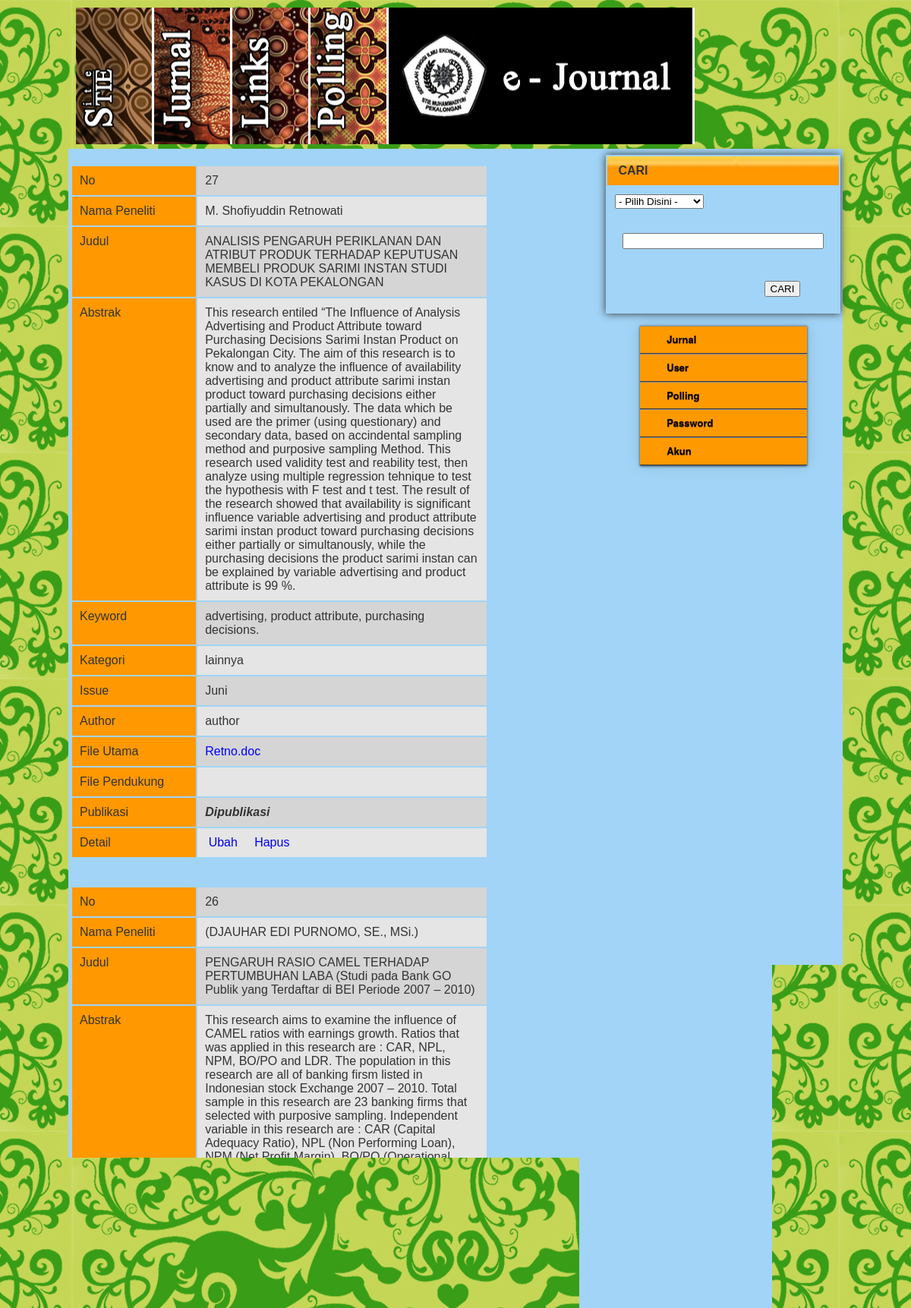
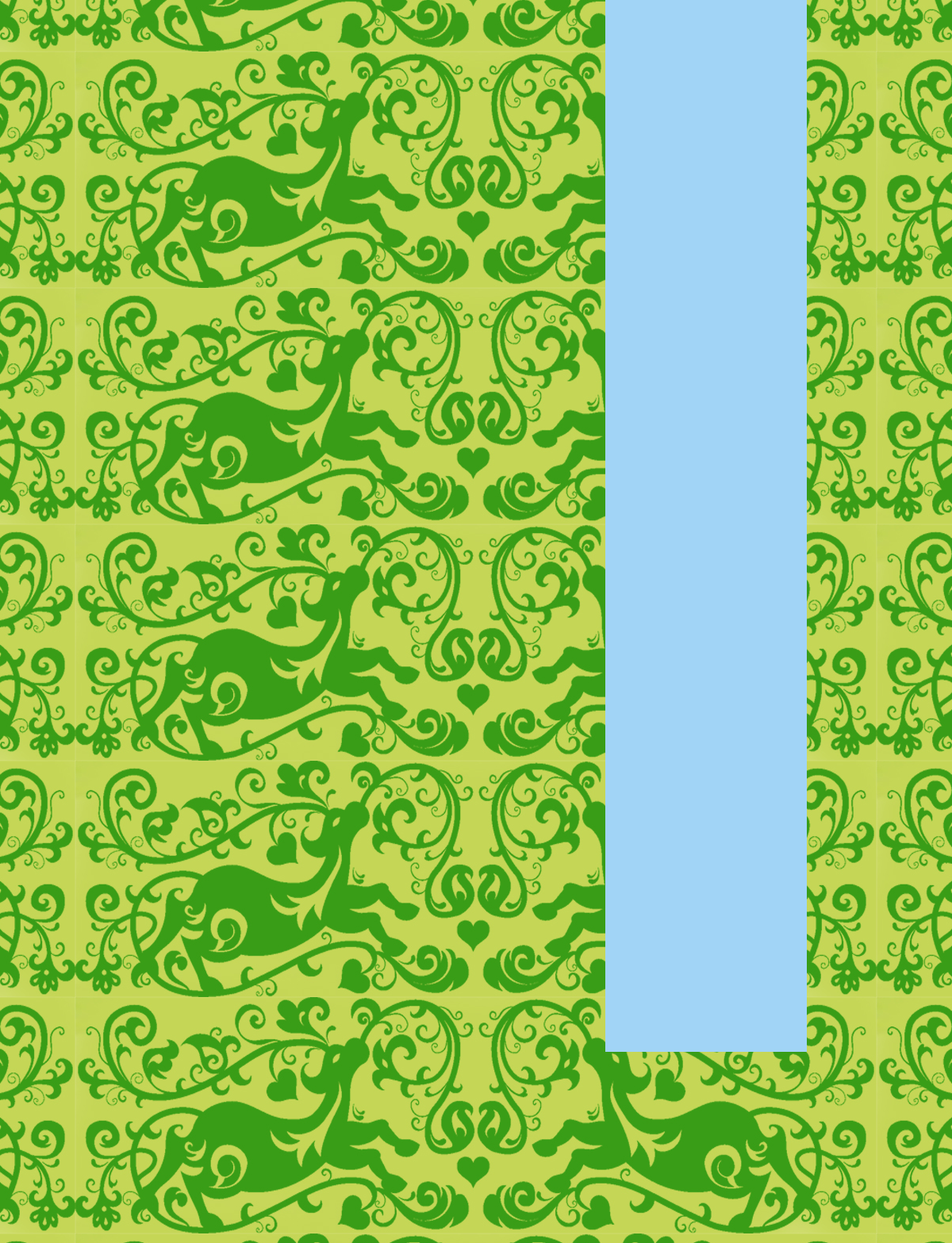
Screenshot of /main.php?v=listMain (signed in) with the database file from the repository (2 pictures, top to bottom).
### tables this page shows
CREATE TABLE `jurnal` (
  `idJurnal` int(11) NOT NULL auto_increment,
  `nama` text NOT NULL,
  `judul` text NOT NULL,
  `abstrak` longtext NOT NULL,
  `keyword` varchar(100) NOT NULL,
  `kategori` varchar(25) NOT NULL,
  `issue` varchar(30) NOT NULL,
  `author` varchar(25) NOT NULL,
  `mainname` varchar(100) NOT NULL,
  `maintype` varchar(30) NOT NULL,
  `mainsize` int(11) NOT NULL,
  `maincontent` longblob NOT NULL,
  `supname` varchar(100) NOT NULL,
  `suptype` varchar(30) NOT NULL,
  `supsize` varchar(11) NOT NULL,
  `supcontent` longblob NOT NULL,
  `publikasi` enum('0','1') NOT NULL,
  PRIMARY KEY  (`idJurnal`)
);

### include/listMain.php (the view, shortened to what this page needs)
<head>
<link rel="stylesheet" type="text/css" href="jquery-ui-1.9.1.custom.min.css">
</head>
<?php
	include"../koneksi.php";
	if (isset($_GET["page"])) { $page  = $_GET["page"]; } else { $page=1; };
	$start_from = ($page-1) * 5;
	if($_SESSION[level]=='2'){
	$sql = "SELECT * FROM jurnal WHERE author='$_SESSION[user]' ORDER BY idJurnal DESC LIMIT $start_from, 5";
	$rs_result = mysql_query ($sql, $konek);
	while ($data=mysql_fetch_assoc($rs_result)){
		$id=$data['idJurnal'];
		$nama=$data['nama'];
		$judul=$data['judul'];
		$abstrak=$data['abstrak'];
		$key=$data['keyword'];
		$kategori=$data['kategori'];
			$AK='Akuntansi';
			$EI='Ekonomi Islam';
			$MAN='Manajemen';
			$lain='Lainnya';
			if($kategori=='AK'){
				$kategori=$AK;
				} elseif($kategori=='EI'){
					$kategori=$EI;
					} elseif($kategori=='MAN'){
						$kategori=$MAN;
						}else{
							$lain;
						}
		$auth=$data['author'];
		$mainname=$data['mainname'];
		$supname=$data['supname'];
		$publikasi=$data['publikasi'];
			$yes='Dipublikasi';
			$no='Menunggu Persetujuan Web Master';
			if($publikasi=='1'){
				$publikasi=$yes;
				} else {
					$publikasi=$no;
				}
	echo"
	<br>
		<table width='550' border='0' cellpadding='10'>
			<tr>
				<td width='30%' bgcolor='#ff9801'>No</td>
				<td width='70%' bgcolor='#d5d5d5'>$id</td>
			</tr>
			<tr>
				<td bgcolor='#ff9801'>Nama Peneliti</td>
				<td bgcolor='#e5e5e5'>$nama</td>
			</tr>
			<tr>
				<td valign='top' bgcolor='#ff9801'>Judul</td>
				<td bgcolor='#d5d5d5'>$judul</td>
			</tr>
			<tr>
				<td valign='top' bgcolor='#ff9801' >Abstrak</td>
				<td bgcolor='#e5e5e5'>$abstrak</td>
			</tr>
			<tr>
				<td valign='top' bgcolor='#ff9801'>Keyword</td>
				<td bgcolor='#d5d5d5'>$key</td>
			</tr>
			<tr>
				<td bgcolor='#ff9801'>Kategori</td>
				<td bgcolor='#e5e5e5'>$kategori</td>
			</tr>
			<tr>
				<td valign='top' bgcolor='#ff9801'>Author</td>
				<td bgcolor='#e5e5e5'>$auth</td>
			</tr>
				<td bgcolor='#ff9801'>File Utama</td>
				<td bgcolor='#d5d5d5'><a href='../upload/$mainname' target='$mainname'><font color=blue>$mainname</a></td>
			</tr>
			<tr>
				<td bgcolor='#ff9801'>File Pendukung</td>
				<td bgcolor='#e5e5e5'><a href='../upload/$supname' target='$supname'><font color=blue>$supname</a></td>
			</tr>
			<tr>
				<td bgcolor='#ff9801'>Publikasi</td>
				<td bgcolor='#d5d5d5'><b><i>$publikasi</i></b></td>
			</tr>
			</table><br>";
		}
		}else{
	$sql1 = "SELECT * FROM jurnal ORDER BY idJurnal DESC LIMIT $start_from, 5";
	$rs_result1 = mysql_query ($sql1, $konek);
	while ($data1=mysql_fetch_assoc($rs_result1)){
		$id1=$data1['idJurnal'];
		$nama1=$data1['nama'];
		$judul1=$data1['judul'];
		$abstrak1=$data1['abstrak'];
		$key1=$data1['keyword'];
		$kategori1=$data1['kategori'];
		$bulan1= substr($data1['issue'],0,3);
			$jan='Januari'; $feb='Februari'; $mar='Maret'; $apr='April'; $mei='Mei'; $jun='Juni';
			$jul='Juli'; $aug='Agustus'; $sep='September'; $okt='Oktober'; $nov='November'; $des='Desember';
			if($bulan1=='jan'){
				$bulan1=$jan;
				}elseif($bulan1=='feb'){
					$bulan1=$feb;
					}elseif($bulan1=='mar'){
						$bulan1=$mar;
						}elseif($bulan1=='apr'){
							$bulan1=$apr;
							}elseif($bulan1=='mei'){
								$bulan1=$mei;
								}elseif($bulan1=='jun'){
									$bulan1=$jun;
									}elseif($bulan1=='jul'){
										$bulan1=$jul;
										}elseif($bulan1=='aug'){
											$bulan1=$aug;
											}elseif($bulan1=='sept'){
												$bulan1=$sept;
													}elseif($bulan1=='okt'){
														$bulan1=$okt;
															}elseif($bulan1=='nov'){
																$bulan1=$nov;
																}elseif($bulan1=='des'){
																	$bulan1=$des;
																	}
		$issue1=("$bulan1 $tahun");
		$auth1=$data1['author'];
		$mainname1=$data1['mainname'];
		$supname1=$data1['supname'];
		$publikasi1=$data1['publikasi'];
			$yes1='Dipublikasi';
			$no1='Menunggu Persetujuan Web Master';
			if($publikasi1=='1'){
				$publikasi1=$yes1;
				} else {
					$publikasi1=$no1;
				}
	echo"
	<br>
		<table width='550' border='0' cellpadding='10'>
			<tr>
				<td width='30%' bgcolor='#ff9801'>No</td>
				<td width='70%' bgcolor='#d5d5d5'>$id1</td>
			</tr>
			<tr>
				<td bgcolor='#ff9801'>Nama Peneliti</td>
				<td bgcolor='#e5e5e5'>$nama1</td>
			</tr>
			<tr>
				<td valign='top' bgcolor='#ff9801'>Judul</td>
				<td bgcolor='#d5d5d5'>$judul1</td>
			</tr>
			<tr>
				<td valign='top' bgcolor='#ff9801' >Abstrak</td>
				<td bgcolor='#e5e5e5'>$abstrak1</td>
			</tr>
			<tr>
				<td valign='top' bgcolor='#ff9801'>Keyword</td>
				<td bgcolor='#d5d5d5'>$key1</td>
			</tr>
			<tr>
				<td bgcolor='#ff9801'>Kategori</td>
				<td bgcolor='#e5e5e5'>$kategori1</td>
			</tr>
			<tr>
				<td valign='top' bgcolor='#ff9801'>Issue</td>
				<td bgcolor='#d5d5d5'>$issue1</td>
			</tr>
			<tr>
				<td valign='top' bgcolor='#ff9801'>Author</td>
				<td bgcolor='#e5e5e5'>$auth1</td>
			</tr>
				<td bgcolor='#ff9801'>File Utama</td>
				<td bgcolor='#d5d5d5'><a href='../upload/$mainname1' target='$mainname1'><font color=blue>$mainname1</a></td>
			</tr>
			<tr>
				<td bgcolor='#ff9801'>File Pendukung</td>
				<td bgcolor='#e5e5e5'><a href='../upload/$supname1' target='$supname1'><font color=blue>$supname1</a></td>
			</tr>
			<tr>
				<td bgcolor='#ff9801'>Publikasi</td>
				<td bgcolor='#d5d5d5'><b><i>$publikasi1</i></b></td>
			</tr>
			<tr>
				<td bgcolor='#ff9801'>Detail</td>
				<td bgcolor='#e5e5e5'>&nbsp;<a href='main.php?v=update&id=$id1'>Ubah</a>
										&nbsp;&nbsp;&nbsp;&nbsp;<a href='main.php?v=delete&id=" .$id1. "' onClick=\"return confirm('Anda yakin akan menghapus data ini ?')\">Hapus</a>
				</td>
			</tr>
			</table><br>";
		}
		}
$sql = "SELECT COUNT(idJurnal) FROM jurnal";
$rs_result = mysql_query($sql,$konek);
$data = mysql_fetch_row($rs_result);
$total_records = $data[0];
$total_pages = ceil($total_records / 5);
for ($i=1; $i<=$total_pages; $i++) {
            echo "<a href='?v=listMain&page=".$i."'>".$i."</a>";
}
?>

### css/styles.css (style rules this page uses)
a { text-decoration: none; }

### include/topUser.php (style rules this page uses)
body { overflow-x:hidden; overflow-y:scroll; margin:0; padding:0; color: #333; font: normal 0.6em sans-serif,Arial; background: url(pict/2.jpg); background-repeat: repeat-x repeat-y; background-attachment: fixed; background-color: #000; background-position: center top; width: 100%; height: 100%; }

### rows the page displays
jurnal: idJurnal "27", nama "M. Shofiyuddin Retnowati", judul "ANALISIS PENGARUH PERIKLANAN DAN ATRIBUT PRODUK TERHADAP KEPUTUSAN MEMBELI PRODUK SARIMI INSTAN STUDI KASUS DI KOTA PEKALONGAN", abstrak "This research entiled “The Influence of Analysis Advertising and Product Attribute toward Purchasing Decisions Sarimi Instan Product on Pekalongan City. The aim of this research is to know and to analyze the influence of availability advertising and product attribute sarimi instan product toward purchasing decisions either partially and simultanously. The data which be used are the primer (using questionary) and secondary data, based on accindental sampling method and purposive sampling Method. This research used validity test and reability test, then analyze using multiple regression tehnique to test the hypothesis with F test and t test. The result of the research showed that availability…", keyword "advertising, product attribute, purchasing decisions.", kategori "lainnya", issue1 "Juni", author "author", mainname "Retno.doc", publikasi1 "Dipublikasi"
jurnal: idJurnal "26", nama "(DJAUHAR EDI PURNOMO, SE., MSi.)", judul "PENGARUH RASIO CAMEL TERHADAP PERTUMBUHAN LABA (Studi pada Bank GO Publik yang Terdaftar di BEI Periode 2007 – 2010)", abstrak "This research aims to examine the influence of CAMEL ratios with earnings growth. Ratios that was applied in this research are : CAR, NPL, NPM, BO/PO and LDR. The population in this research are all of banking firsm listed in Indonesian stock Exchange 2007 – 2010. Total sample in this research are 23 banking firms that selected with purposive sampling. Independent variable in this research are : CAR (Capital Adequacy Ratio), NPL (Non Performing Loan), NPM (Net Profit Margin), BO/PO (Operational Expenses to Operational Revenue), LDR (Loan to Deposit Ratio). Dependent variable in this research is earning growth. Data analyzed with classic assumption test and hypothetical testing with multiple…", keyword "CAMEL Ratios, earning growth.", kategori "lainnya", issue1 "Juni", author "web master", mainname "Djauhar.docx", publikasi1 "Dipublikasi"
jurnal: nama "Murtini, SE, Msi, Ak", judul "FAKTOR-FAKTOR YANG MEMPENGARUHI TINGKAT PROFITABILITAS EKUITAS (Studi pada UKM di Kota Pekalongan)", abstrak "The purpose of this study was to obtain empirical evidence about the effect of profit margin, total asset turnover and equity multiplier effect on profitability of equity. The research was conducted on SMEs Pekalongan. The variables used include the dependent variable is financial performance of equity proxied by profitability, and independent veriabel which include profit margin, total asset turnover and equity multiplier. The method of analysis used in this study is multiple regression analysis, beginning with the classic test assumptions include normality test, test and test multikolenieritas heteroscedasticity. The following results are the first results of hypothesis testing can be…", keyword "profitabilitas ekuitas, profit margin, total asset turnover dan equity multiplier", kategori "lainnya", issue1 "Juni", author "web master", mainname "murtini.docx", publikasi1 "Dipublikasi"
